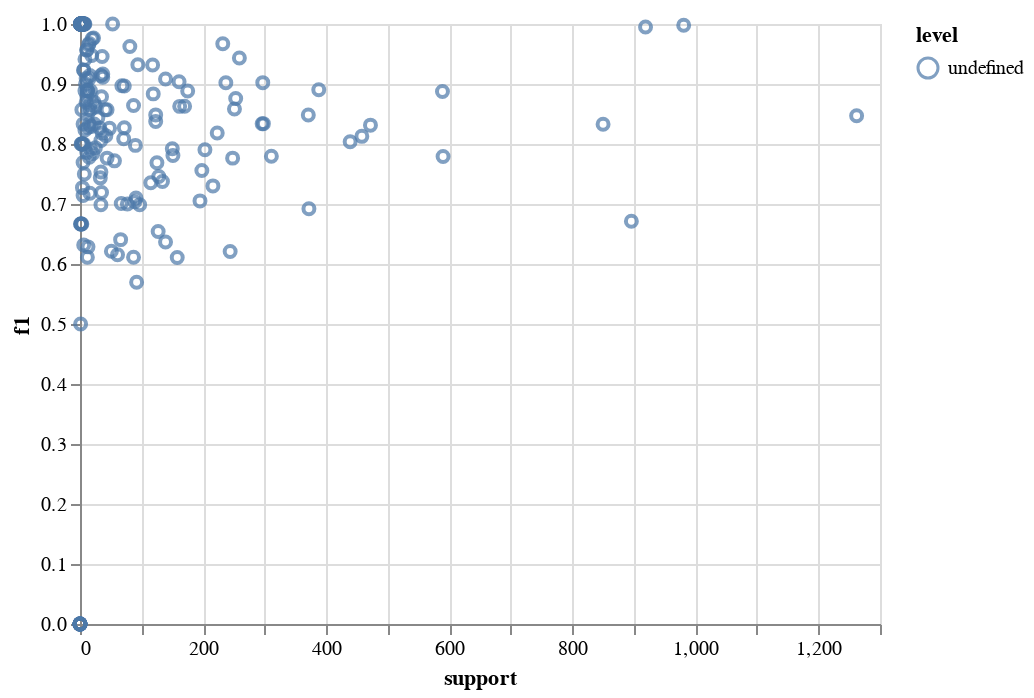

The cell this chart's notebook holds for it:
### Markdown cell above
The support is the number of occurrences of each class in y_true

### Code cell
alt.Chart(dev_metrics).mark_point().encode(
    x='support',
    y='f1',
    tooltip=['taxon2label:N'], 
    color='level:N'
)

### Figure 1 — Vega-Lite specification as saved in the notebook (floating-point values rounded to 4 significant figures; data arrays with more than 128 entries replaced by an {"elided": "..."} marker saying what was removed)
{"$schema": "https://vega.github.io/schema/vega-lite/v2.6.0.json", "config": {"view": {"height": 300, "width": 400}}, "data": {"name": "data-946d650d50d6b7e20b8eb89388ff0fed"}, "datasets": {"data-946d650d50d6b7e20b8eb89388ff0fed": {"elided": "216 records"}}, "encoding": {"color": {"field": "level", "type": "nominal"}, "tooltip": [{"field": "taxon2label", "type": "nominal"}], "x": {"field": "support", "type": "quantitative"}, "y": {"field": "f1", "type": "quantitative"}}, "mark": "point"}
